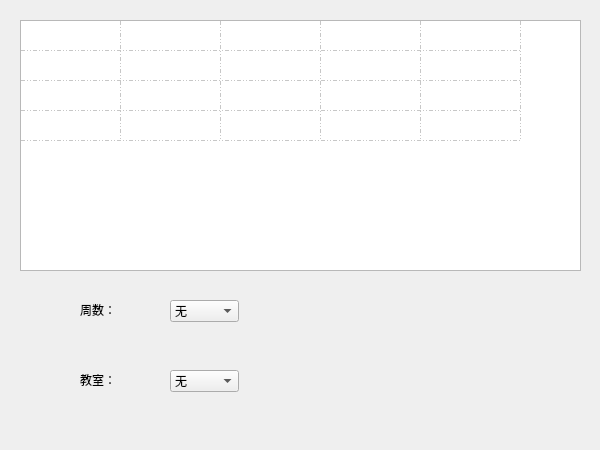
<?xml version="1.0" encoding="UTF-8"?>
<ui version="4.0">
 <class>student</class>
 <widget class="QMainWindow" name="student">
  <property name="geometry">
   <rect>
    <x>0</x>
    <y>0</y>
    <width>600</width>
    <height>450</height>
   </rect>
  </property>
  <property name="minimumSize">
   <size>
    <width>600</width>
    <height>450</height>
   </size>
  </property>
  <property name="maximumSize">
   <size>
    <width>600</width>
    <height>450</height>
   </size>
  </property>
  <property name="windowTitle">
   <string>student</string>
  </property>
  <widget class="QWidget" name="centralWidget">
   <widget class="QTableWidget" name="tableWidget">
    <property name="geometry">
     <rect>
      <x>20</x>
      <y>20</y>
      <width>561</width>
      <height>251</height>
     </rect>
    </property>
    <property name="contextMenuPolicy">
     <enum>Qt::CustomContextMenu</enum>
    </property>
    <property name="verticalScrollBarPolicy">
     <enum>Qt::ScrollBarAlwaysOff</enum>
    </property>
    <property name="horizontalScrollBarPolicy">
     <enum>Qt::ScrollBarAlwaysOff</enum>
    </property>
    <property name="autoScroll">
     <bool>true</bool>
    </property>
    <property name="editTriggers">
     <set>QAbstractItemView::NoEditTriggers</set>
    </property>
    <property name="selectionMode">
     <enum>QAbstractItemView::NoSelection</enum>
    </property>
    <property name="gridStyle">
     <enum>Qt::DashDotDotLine</enum>
    </property>
    <property name="wordWrap">
     <bool>false</bool>
    </property>
    <property name="rowCount">
     <number>4</number>
    </property>
    <property name="columnCount">
     <number>5</number>
    </property>
    <attribute name="horizontalHeaderVisible">
     <bool>false</bool>
    </attribute>
    <attribute name="horizontalHeaderMinimumSectionSize">
     <number>25</number>
    </attribute>
    <attribute name="verticalHeaderVisible">
     <bool>false</bool>
    </attribute>
    <row/>
    <row/>
    <row/>
    <row/>
    <column>
     <property name="text">
      <string>星期一</string>
     </property>
    </column>
    <column>
     <property name="text">
      <string>星期二</string>
     </property>
    </column>
    <column>
     <property name="text">
      <string>星期三</string>
     </property>
    </column>
    <column>
     <property name="text">
      <string>星期四</string>
     </property>
    </column>
    <column>
     <property name="text">
      <string>星期五</string>
     </property>
    </column>
   </widget>
   <widget class="QComboBox" name="weekBox">
    <property name="geometry">
     <rect>
      <x>170</x>
      <y>300</y>
      <width>69</width>
      <height>22</height>
     </rect>
    </property>
    <item>
     <property name="text">
      <string>无</string>
     </property>
    </item>
    <item>
     <property name="text">
      <string>1</string>
     </property>
    </item>
    <item>
     <property name="text">
      <string>2</string>
     </property>
    </item>
    <item>
     <property name="text">
      <string>3</string>
     </property>
    </item>
    <item>
     <property name="text">
      <string>4</string>
     </property>
    </item>
    <item>
     <property name="text">
      <string>5</string>
     </property>
    </item>
    <item>
     <property name="text">
      <string>6</string>
     </property>
    </item>
    <item>
     <property name="text">
      <string>7</string>
     </property>
    </item>
    <item>
     <property name="text">
      <string>8</string>
     </property>
    </item>
    <item>
     <property name="text">
      <string>9</string>
     </property>
    </item>
    <item>
     <property name="text">
      <string>10</string>
     </property>
    </item>
    <item>
     <property name="text">
      <string>11</string>
     </property>
    </item>
    <item>
     <property name="text">
      <string>12</string>
     </property>
    </item>
    <item>
     <property name="text">
      <string>13</string>
     </property>
    </item>
    <item>
     <property name="text">
      <string>14</string>
     </property>
    </item>
    <item>
     <property name="text">
      <string>15</string>
     </property>
    </item>
    <item>
     <property name="text">
      <string>16</string>
     </property>
    </item>
    <item>
     <property name="text">
      <string>17</string>
     </property>
    </item>
    <item>
     <property name="text">
      <string>18</string>
     </property>
    </item>
    <item>
     <property name="text">
      <string>19</string>
     </property>
    </item>
    <item>
     <property name="text">
      <string>20</string>
     </property>
    </item>
   </widget>
   <widget class="QLabel" name="label_2">
    <property name="geometry">
     <rect>
      <x>80</x>
      <y>300</y>
      <width>54</width>
      <height>20</height>
     </rect>
    </property>
    <property name="styleSheet">
     <string notr="true">font: 14pt &quot;华文彩云&quot;;</string>
    </property>
    <property name="text">
     <string>周数：</string>
    </property>
   </widget>
   <widget class="QLabel" name="label_3">
    <property name="geometry">
     <rect>
      <x>80</x>
      <y>370</y>
      <width>54</width>
      <height>20</height>
     </rect>
    </property>
    <property name="styleSheet">
     <string notr="true">font: 14pt &quot;华文彩云&quot;;</string>
    </property>
    <property name="text">
     <string>教室：</string>
    </property>
   </widget>
   <widget class="QComboBox" name="roomBox">
    <property name="geometry">
     <rect>
      <x>170</x>
      <y>370</y>
      <width>69</width>
      <height>22</height>
     </rect>
    </property>
    <item>
     <property name="text">
      <string>无</string>
     </property>
    </item>
   </widget>
  </widget>
 </widget>
 <layoutdefault spacing="6" margin="11"/>
 <resources/>
 <connections/>
</ui>
